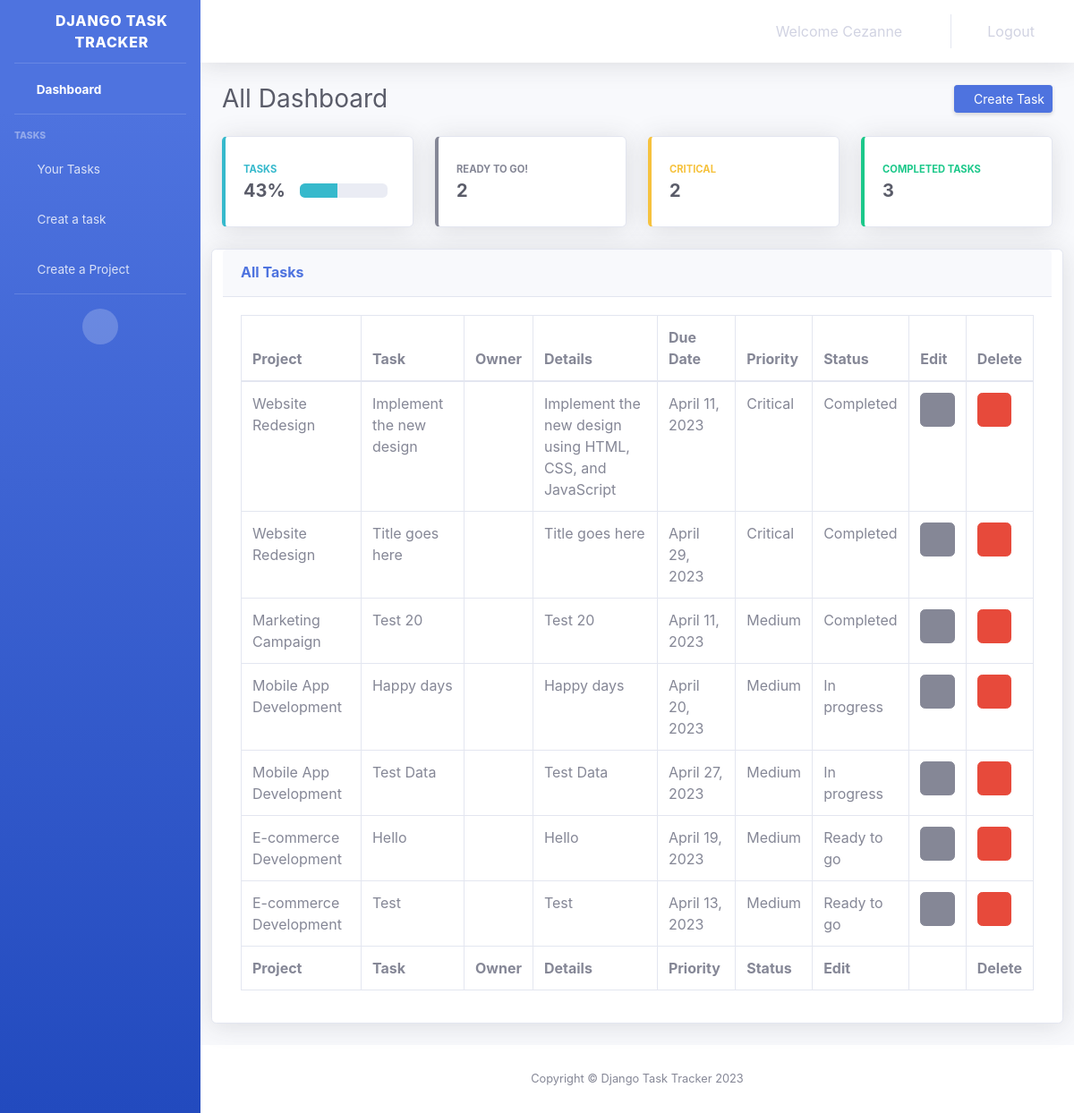
Screenshot of /dashboard (signed in) with the database file from the repository.
### account/models.py (models this page shows, shortened)
class Task(models.Model):
    priority_choice= [
    ('Critical', 'Critical'),
    ('Medium', 'Medium'),
    ('Low', 'Low'),
    ('Best Effort', 'Best effort'),
    ]
    status_choice= [
    ('Ready to go', 'Ready to go'),
    ('In progress', 'In progress'),
    ('Completed', 'Completed'),
    ('stuck', 'Stuck'),
    ]
    owner = UserForeignKey(auto_user_add=True, on_delete=models.SET_NULL, null='TRUE')
    project = models.ForeignKey(Project, on_delete=models.CASCADE)
    title = models.CharField(max_length=100)
    details = models.TextField(blank=True)
    due_date = models.DateField()
    priority = models.CharField(max_length=100, null=True, choices=priority_choice)
    status = models.CharField(max_length=100, null=True, choices=status_choice)

class Project(models.Model):
    name = models.CharField(max_length=100)
    description = models.TextField(blank=True)
    start_date = models.DateField()

### account/views.py (the view)
# urls.py: path('dashboard', views.dashboard, name='dashboard'),
@login_required
def dashboard(request):
    task_list = Task.objects.all()
    critical_tasks = Task.objects.filter(priority='Critical').count()
    completed_tasks = Task.objects.filter(status='Completed').count()
    readygo_tasks = Task.objects.filter(status='Ready to go').count()
    total_tasks = Task.objects.count()
    if total_tasks > 0:
        percentage_completed = round((completed_tasks / float(total_tasks)) * 100)
    else:
        percentage_completed = 0
    context ={
        'taskslist':task_list,
        'readygo_tasks':readygo_tasks,
        'readygo_tasks':readygo_tasks,
        'critical_tasks':critical_tasks,
        'completed_tasks':completed_tasks,
        'percentage_completed':percentage_completed}
    return render(request, 'pages/dashboard.html', context)

### templates/pages/dashboard.html (shortened to what this page needs)
{% extends 'base.html' %}
{% block content %}
    <div id="wrapper">
    {% include 'partials/_nav.html'%}
         <div class="container-fluid">
            <div class="d-sm-flex align-items-center justify-content-between mb-4">
                <h1 class="h3 mb-0 text-gray-800">All Dashboard</h1>
                <a href="{% url 'create_task' %}" class="d-none d-sm-inline-block btn btn-sm btn-primary shadow-sm">
                <i class="fas fa-download fa-sm text-white-50"></i> Create Task</a>
            </div>
            <div class="row">
                <div class=col-lg-12 mb-4"">
                     <div class="row">
                        <div class="col-lg-3  mb-4">
                            <div class="card border-left-info shadow h-100 py-2">
                                <div class="card-body">
                                    <div class="row no-gutters align-items-center">
                                        <div class="col mr-2">
                                            <div class="text-xs font-weight-bold text-info text-uppercase mb-1">Tasks
                                            </div>
                                            <div class="row no-gutters align-items-center">
                                                <div class="col-auto">
                                                    <div class="h5 mb-0 mr-3 font-weight-bold text-gray-800">{{ percentage_completed }}%</div>
                                                </div>
                                                <div class="col">
                                                    <div class="progress">
                                                        <div class="progress-bar bg-info" role="progressbar" style="width:{{ percentage_completed }}%" aria-valuenow="" aria-valuemin="0"
                                                            aria-valuemax="100"></div>
                                                    </div>
                                                </div>
                                            </div>
                                        </div>
                                    </div>
                                </div>
                            </div>
                        </div>
                        <div class="col-lg-3  mb-4">
                            <div class="card border-left-secondary shadow h-100 py-2">
                                <div class="card-body">
                                    <div class="row no-gutters align-items-center">
                                        <div class="col mr-2">
                                            <div class="text-xs font-weight-bold text-secondary text-uppercase mb-1">
                                                Ready to go!</div>
                                            <div class="h5 mb-0 font-weight-bold text-gray-800">{{ readygo_tasks }}</div>
                                        </div>
                                        <div class="col-auto">
                                            <i class="fas fa-battery-quarter fa-2x text-gray-300"></i>
                                        </div>
                                    </div>
                                </div>
                            </div>
                        </div>
                        <div class="col-lg-3  mb-4">
                            <div class="card border-left-warning shadow h-100 py-2">
                                <div class="card-body">
                                    <div class="row no-gutters align-items-center">
                                        <div class="col mr-2">
                                            <div class="text-xs font-weight-bold text-warning text-uppercase mb-1">
                                                Critical</div>
                                            <div class="h5 mb-0 font-weight-bold text-gray-800">{{ critical_tasks }}</div>
                                        </div>
                                        <div class="col-auto">
                                            <i class="far fa-bell fa-2x text-gray-300"></i>
                                        </div>
                                    </div>
                                </div>
                            </div>
                        </div>
                        <div class="col-lg-3  mb-4">
                            <div class="card border-left-success shadow h-100 py-2">
                                <div class="card-body">
                                    <div class="row no-gutters align-items-center">
                                        <div class="col mr-2">
                                            <div class="text-xs font-weight-bold text-success text-uppercase mb-1">
                                                Completed Tasks</div>
                                            <div class="h5 mb-0 font-weight-bold text-gray-800">{{ completed_tasks }}</div>
                                        </div>
                                        <div class="col-auto">
                                            <i class="fas fa-check slot fa-2x text-gray-300"></i>
                                        </div>
                                    </div>
                                </div>
                            </div>
                        </div>
                    </div>
                </div>
            </div>
            <div class="row">
                    <div class="card shadow col-lg-12 mb-4">
                        <div class="card-header py-3">
                            <h6 class="m-0 font-weight-bold text-primary">All Tasks</h6>
                        </div>
                        <div class="card-body">
                            <div class="table-responsive">
                                <table class="table table-bordered" id="dataTable" width="100%" cellspacing="0">
                                    <thead>
                                        <tr>
                                            <th class="no arrows">Project</th>
                                            <th>Task</th>
                                            <th>Owner</th>
                                            <th>Details</th>
                                            <th>Due Date</th>
                                            <th>Priority</th>
                                            <th>Status</th>
                                            <th>Edit</th>
                                            <th>Delete</th>
                                        </tr>
                                    </thead>
                                    <tfoot>
                                        <tr>
                                            <th>Project</th>
                                            <th>Task</th>
                                            <th>Owner</th>
                                            <th>Details</th>
                                            <th>Priority</th>
                                            <th>Status</th>
                                            <th>Edit<th>
                                            <th>Delete</th>
                                        </tr>
                                    </tfoot>
                                   <tbody>
                                     {%for task in taskslist %}
                                     <tr>
                                        <td>{{ task.project.name }}</td>
                                        <td>{{ task.title }}</td>
                                        <td>{{ task.owner.get_full_name }}</td>
                                        <td>{{ task.details }}</td>
                                        <td>{{ task.due_date }}</td>
                                        <td>{{ task.priority }}</td>
                                        <td>{{ task.status }}</td>
                                        <td><a class="btn btn-secondary" href="{% url 'update_task' task.id %}" title="Edit task" >
                                            <i class="fas fa-pen"></i></a>
                                        </td>
                                        <td><a class="btn btn-danger" href="{% url 'delete_task' task.id %}" title="Edit task" >
                                            <i class="fas fa-trash-alt"></i></a>
                                        </td>
                                    </tr>
                                    {% endfor%}
                                </tbody>
                                </table>
                            </div>
                        </div>
                    </div>
            </div>
        </div>
        <footer class="sticky-footer bg-white">
                <div class="container my-auto">
                    <div class="copyright text-center my-auto">
                        <span>Copyright &copy; Django Task Tracker 2023</span>
                    </div>
                </div>
        </footer>
    </div>
{% endblock %}

### templates/partials/_nav.html (shortened to what this page needs)
        {% load static %}
        <ul class="navbar-nav bg-gradient-primary sidebar sidebar-dark accordion" id="accordionSidebar">
            <a class="sidebar-brand d-flex align-items-center justify-content-center" href="">
                <div class="sidebar-brand-icon rotate-n-15">
                    <i class="fas fa-laugh-wink"></i>
                </div>
                <div class="sidebar-brand-text mx-3">Django Task Tracker</div>
            </a>
            <hr class="sidebar-divider my-0">
            <li class="nav-item active">
                <a class="nav-link" href="{% url 'dashboard' %}">
                    <i class="fas fa-fw fa-tachometer-alt"></i>
                    <span>Dashboard</span></a>
            </li>
            <hr class="sidebar-divider">
            <div class="sidebar-heading">
                Tasks
            </div>
            <li class="nav-item">
                 <a class="nav-link" href="{% url 'your_tasks' %}" >
                    <i class="fas fa-fw fa-clipboard-check"></i>
                    <span>Your Tasks</span>
                </a>
            </li>
            <li class="nav-item">
                <a class="nav-link" href="{% url 'create_task' %}" >
                    <i class="fas fa-fw fa-edit"></i>
                    <span>Creat a task</span>
                </a>
            </li>
            <li class="nav-item">
                 <a class="nav-link" href="{% url 'create_project' %}" >
                    <i class="fas fa-fw fa-box-open"></i>
                    <span>Create a Project</span>
                </a>
            </li>
            <hr class="sidebar-divider">
            <div class="text-center d-none d-md-inline">
                <button class="rounded-circle border-0" id="sidebarToggle"></button>
            </div>
        </ul>
        <div id="content-wrapper" class="d-flex flex-column">
            <div id="content">
                <nav class="navbar navbar-expand navbar-light bg-white topbar mb-4 static-top shadow">
                    <ul class="navbar-nav ml-auto">
                        <li class="nav-item no-arrow">
                            <div class="nav-link >
                                <h5><span class="mr-2 d-none d-lg-inline text-gray-600 small">Welcome {{ user.first_name }} &nbsp;
                                <i class="fas fa-regular fa-dog fa-lg" style="color:#4e73df;"></i> </span></h5>
                            </div>
                        </li>
                        <li class="nav-item mr-3">
                            <a href="javascript:{document.getElementById('logout').submit()}"  class="nav-link">
                            <i class="fas fa-sign-out-alt"></i>Logout</a>
                        </li>
                    </ul>
                </nav>

### rows the page displays
Task: project.name "Website Redesign", title "Implement the new design", details "Implement the new design using HTML, CSS, and JavaScript", due_date "April 11, 2023", priority "Critical", status "Completed"
Task: project.name "Website Redesign", title "Title goes here", details "Title goes here", due_date "April 29, 2023", priority "Critical", status "Completed"
Task: project.name "Marketing Campaign", title "Test 20", details "Test 20", due_date "April 11, 2023", priority "Medium", status "Completed"
Task: project.name "Mobile App Development", title "Happy days", details "Happy days", due_date "April 20, 2023", priority "Medium", status "In progress"
Task: project.name "Mobile App Development", title "Test Data", details "Test Data", due_date "April 27, 2023", priority "Medium", status "In progress"
Task: project.name "E-commerce Development", title "Hello", details "Hello", due_date "April 19, 2023", priority "Medium", status "Ready to go"
Task: project.name "E-commerce Development", title "Test", details "Test", due_date "April 13, 2023", priority "Medium", status "Ready to go"

### other values shown
{{ user.first_name }} "Cezanne"
{{ percentage_completed }} "43"
{{ readygo_tasks }} "2"
{{ critical_tasks }} "2"
{{ completed_tasks }} "3"
